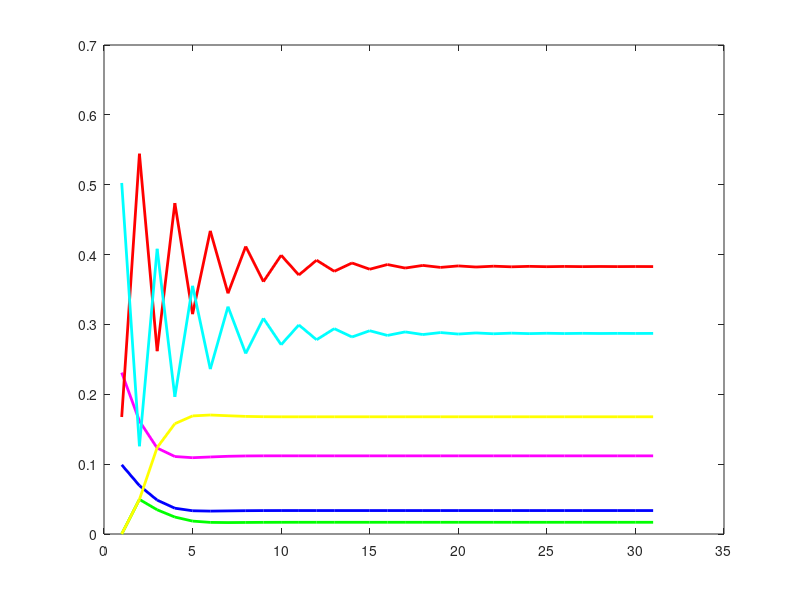

Here is the MATLAB script that generated this plot:
A=[ .7 .3 0 0 0 0; 0 0 .5 .5 0 0; 0 0 0 1 0 0; .2 0 0 .8 0 0; 0 0 0 0 .25 .75; 0 0 0 0 1 0];
B=[ .33 0 0 0 .67 0];
Seceptible =[ 0 0 0 0 0 0 0 0 0 0 0 0 0 0 0 0 0 0 0 0 0 0 0 0 0 0 0 0 0 0 0];
Exposed=[ 0 0 0 0 0 0 0 0 0 0 0 0 0 0 0 0 0 0 0 0 0 0 0 0 0 0 0 0 0 0 0];
Infected=[ 0 0 0 0 0 0 0 0 0 0 0 0 0 0 0 0 0 0 0 0 0 0 0 0 0 0 0 0 0 0 0];
Rrecovered=[ 0 0 0 0 0 0 0 0 0 0 0 0 0 0 0 0 0 0 0 0 0 0 0 0 0 0 0 0 0 0 0];
Vaccinated=[ 0 0 0 0 0 0 0 0 0 0 0 0 0 0 0 0 0 0 0 0 0 0 0 0 0 0 0 0 0 0 0];
Immune=[ 0 0 0 0 0 0 0 0 0 0 0 0 0 0 0 0 0 0 0 0 0 0 0 0 0 0 0 0 0 0 0];
for i= 1:31
    B= B*A;
    Seceptible(1,i)= B(1,1);
    Exposed(1,i)= B(1,2);
    Infected(1,i)= B(1,3);
    Rrecovered(1,i)= B(1,4);
    Vaccinated(1,i)= B(1,5);
    Immune(1,i)= B(1,6);
    if(i==31)
        disp(B)
    end
end
r= 1:1:31;
s= 1:1:31;
y=.5453;
figure(2)
plot(r,Seceptible(1,s),'m','linewidth',2)
hold on 
plot(r,Exposed(1,s),'b','linewidth',2)
plot(r,Infected(1,s),'g','linewidth',2)
plot(r,Rrecovered(1,s),'y','linewidth',2)
plot(r,Vaccinated(1,s),'r','linewidth',2)
plot(r,Immune(1,s),'c','linewidth',2)

